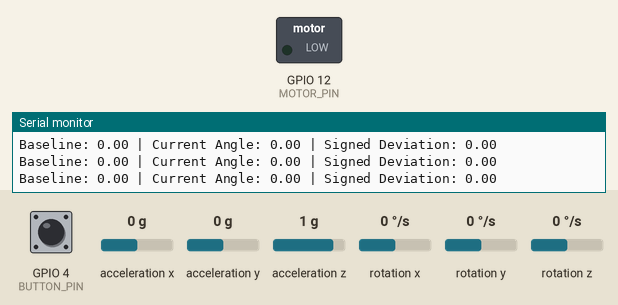
Bench run of a sketch on a simulated ESP32. On the bench: switched loads named in the sketch (green lamp = pin HIGH), the last lines printed to the serial monitor. Dashed ring = blinking. The test bench sets the inputs (shaded band); at power-on: GPIO 4 (BUTTON_PIN) HIGH, acceleration y 0 g, acceleration x 0 g, acceleration z 1 g, rotation x 0 °/s, rotation y 0 °/s, rotation z 0 °/s.

Above: at 1.2 s.
1.3 s: GPIO 4 (BUTTON_PIN) pulled LOW for 1 s
At 1.42 s:
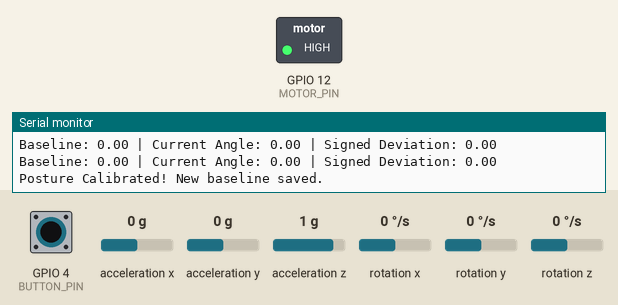
3.8 s: GPIO 4 (BUTTON_PIN) pulled LOW for 3.2 s
At 4.53 s:
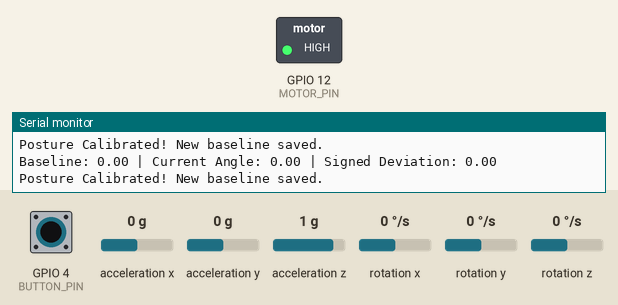
8.5 s: acceleration y set to 0.8 g
At 14.9 s:
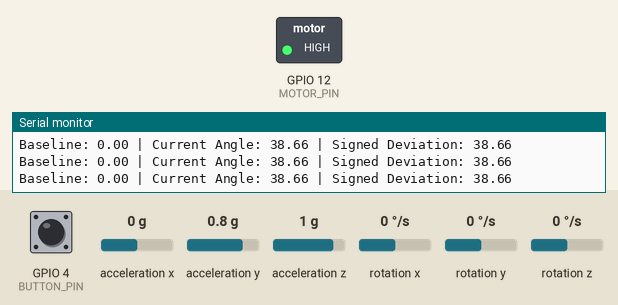
Timing chart, 0 to 16.4 s (numbered marks = the images above; inputs shaded):
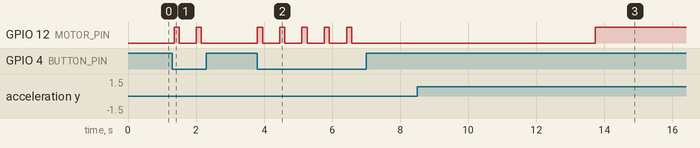

The sketch:

posture_monitor.ino
```cpp
#include <Wire.h>
#include <MPU6050.h>

MPU6050 mpu;

const int MOTOR_PIN = 12;         // Haptic motor connected to GPIO 12
const int BUTTON_PIN = 4;         // Calibration button connected to GPIO 4 (other wire to GND)

const float ANGLE_THRESHOLD = 10.0;     // Slouch trigger threshold (10 degrees deviation)
const float RECOVERY_THRESHOLD = 3.0;   // Recovery threshold (must return below this to stop vibration)
const unsigned long DURATION_THRESHOLD = 5000; // 5 seconds continuous slouch duration

unsigned long badPostureStartTime = 0;
bool isTiming = false;
bool isVibrating = false;         // State tracker to keep vibration continuous
float baselineAngle = 0;          // Stores your calibrated upright angle
float smoothedAngle = 0;          // Filtered angle to eliminate body jitter/noise

void setup() {
  Serial.begin(115200);
  Wire.begin(21, 22);             // SDA = GPIO 21, SCL = GPIO 22 for ESP32

  mpu.initialize();
  pinMode(MOTOR_PIN, OUTPUT);
  pinMode(BUTTON_PIN, INPUT_PULLUP); // Enable internal pull-up resistor for button
  digitalWrite(MOTOR_PIN, LOW);

  if (!mpu.testConnection()) {
    Serial.println("MPU6050 connection failed!");
  } else {
    Serial.println("MPU6050 connected successfully!");
  }
}

void loop() {
  // 1. Check if calibration button is pressed (LOW when pressed)
  if (digitalRead(BUTTON_PIN) == LOW) {
    baselineAngle = smoothedAngle; // Capture current posture as straight baseline
    isTiming = false;
    isVibrating = false;           // Reset vibration state
    digitalWrite(MOTOR_PIN, LOW);  // Kill motor immediately on calibration

    Serial.println("Posture Calibrated! New baseline saved.");

    // Quick confirmation buzz
    digitalWrite(MOTOR_PIN, HIGH);
    delay(150);
    digitalWrite(MOTOR_PIN, LOW);
    delay(400); // Debounce delay
  }

  int16_t ax, ay, az, gx, gy, gz;
  mpu.getMotion6(&ax, &ay, &az, &gx, &gy, &gz);

  // Calculate tilt angle for vertical back mounting using 'ay'
  float rawAngle = atan2(ay, sqrt((float)ax * ax + (float)az * az)) * 180.0 / PI;

  // Apply smoothing filter
  smoothedAngle = (0.85 * smoothedAngle) + (0.15 * rawAngle);

  // Signed deviation tracking from baseline
  float postureDeviation = smoothedAngle - baselineAngle;

  Serial.print("Baseline: ");
  Serial.print(baselineAngle);
  Serial.print(" | Current Angle: ");
  Serial.print(smoothedAngle);
  Serial.print(" | Signed Deviation: ");
  Serial.println(postureDeviation);

  // 2. Posture Evaluation & Latching Logic
  if (!isVibrating) {
    // If not currently vibrating, check if we are slouching (> 10°)
    if (postureDeviation > ANGLE_THRESHOLD) {
      if (!isTiming) {
        badPostureStartTime = millis(); // Start the 5-second timer
        isTiming = true;
      } else {
        // Check if bad posture has lasted continuously for 5 seconds
        if (millis() - badPostureStartTime >= DURATION_THRESHOLD) {
          isVibrating = true; // Trigger continuous vibration state!
        }
      }
    } else {
      // If user corrects posture before 5 seconds, reset the timer
      isTiming = false;
    }
  }
  else {
    // Once vibrating, keep it on UNTIL the user sits up straight (< 3°)
    if (postureDeviation < RECOVERY_THRESHOLD) {
      isVibrating = false; // Stop vibration
      isTiming = false;    // Reset timer
      Serial.println("Posture corrected! Vibration stopped.");
    }
  }

  // Set motor pin based on the continuous vibration state
  digitalWrite(MOTOR_PIN, isVibrating ? HIGH : LOW);

  delay(100);
}
```

Measured:
- after the input at 1.3 s, GPIO 12 (MOTOR_PIN): alternates HIGH for 0.15 s and LOW for 0.50 s, 4 changes in all, then stays LOW, starting after 0.05 s
- after the input at 3.8 s, GPIO 12 (MOTOR_PIN): alternates HIGH for 0.15 s and LOW for 0.50 s, 10 changes in all, then stays LOW, starting at once
- after the input at 8.5 s, GPIO 12 (MOTOR_PIN): LOW → HIGH after 5.2 s
